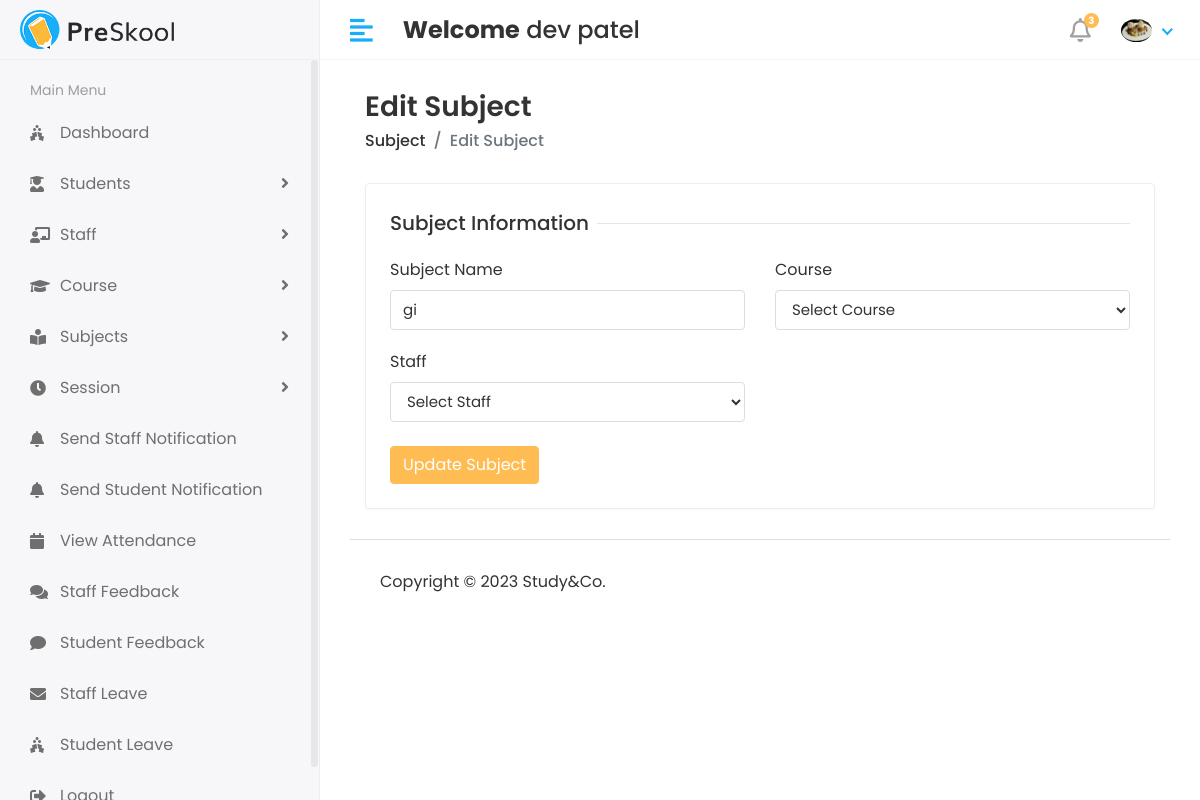
The app's page /Hod/Subject/Edit/5 (signed in), older data.
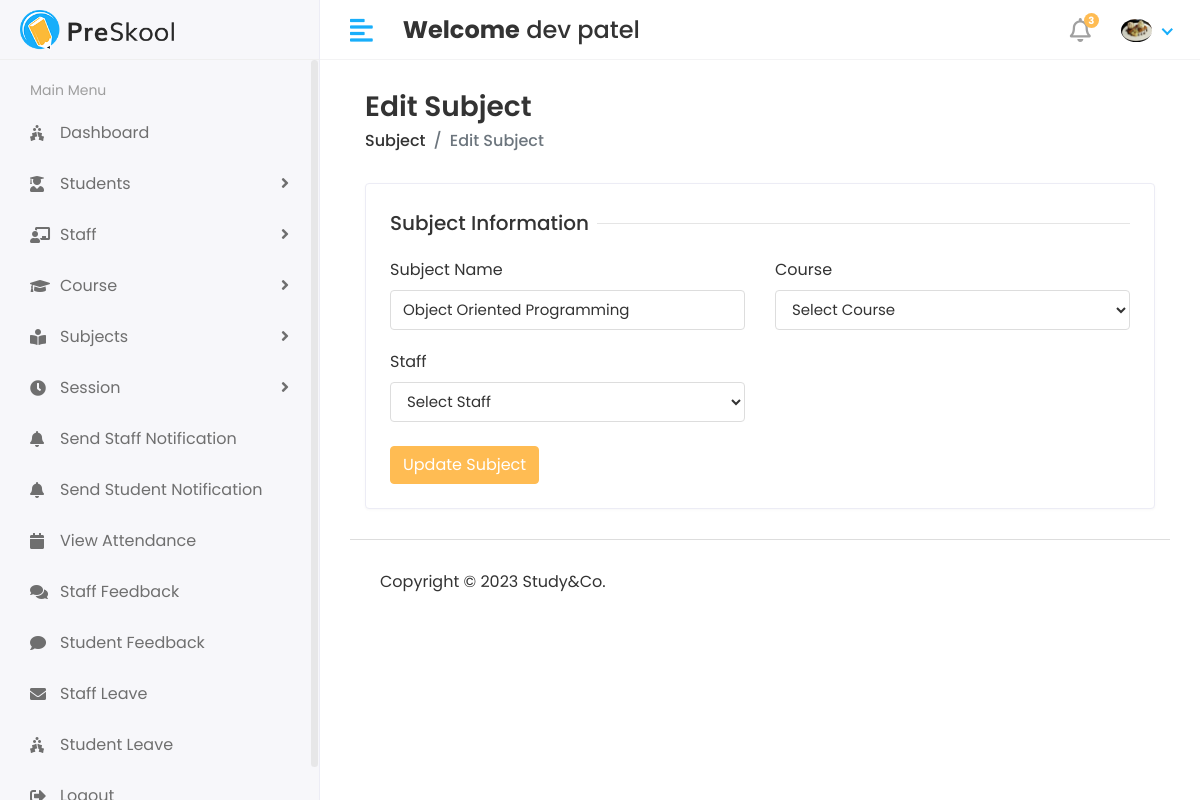
The same page, newer data.
### StudyApp/models.py (models this page shows, shortened)
class Subject(models.Model):
    name = models.CharField(max_length=100)
    course = models.ForeignKey(Course,on_delete=models.CASCADE)
    staff = models.ForeignKey(Staff,on_delete=models.CASCADE)
    created_at = models.DateTimeField(auto_now_add=True,null = True)
    updated_at = models.DateTimeField(auto_now=True)

### StudyGo/Hod_Views.py (the view)
# urls.py: path('Hod/Subject/Edit/<str:id>',Hod_Views.EDIT_SUBJECT,name='edit_subject'),
@login_required(login_url='/')
def EDIT_SUBJECT(request,id):
    subject = Subject.objects.get( id = id)
    course = Course.objects.all()
    staff = Staff.objects.all()
    context = {
        'subject':subject,
        'course':course,
        'staff':staff,
    }
    return render(request,'Hod/edit_subject.html',context)

### templates/Hod/edit_subject.html (shortened to what this page needs)
{% extends 'base.html' %} {% block content %}
<div class="content container-fluid">
  <div class="page-header">
    <div class="row align-items-center">
      <div class="col">
        <h3 class="page-title">Edit Subject</h3>
        <ul class="breadcrumb">
          <li class="breadcrumb-item">
            <a href="subjects.html">Subject</a>
          </li>
          <li class="breadcrumb-item active">Edit Subject</li>
        </ul>
      </div>
    </div>
  </div>
  <div class="row">
    <div class="col-sm-12">
      <div class="card">
        <div class="card-body">
          <form action = {% url 'update_subject' %} method = "POST">
            <div class="row">
              <div class="col-12">
                <h5 class="form-title">
                  <span>Subject Information</span>
                </h5>
              </div>
              <div class="col-12 col-sm-6">
                <div class="form-group">
                  <label>Subject Name</label>
                  <input type="text" class="form-control" name = "subject_name" value = "{{subject.name}}" required/>
                </div>
              </div>
              <div class="col-12 col-sm-6">
                <label>Course</label>
                <select class="form-control" name="course_id" required>
                  <option>Select Course</option>
                </select>
              </div>
              <div class="col-12 col-sm-6">
                <label>Staff</label>
                <select class="form-control" name="staff_id" required>
                  <option>Select Staff</option>
                </select>
              </div>
              <div class="col-12 mt-4">
                <button type="submit" class="btn btn-primary">Update Subject</button>
              </div>
            </div>
          </form>
        </div>
      </div>
    </div>
  </div>
</div>
{% endblock content %}

Row changes from the older to the newer data that the page shows:
changed Subject: subject_name "gi" → "Object Oriented Programming"
